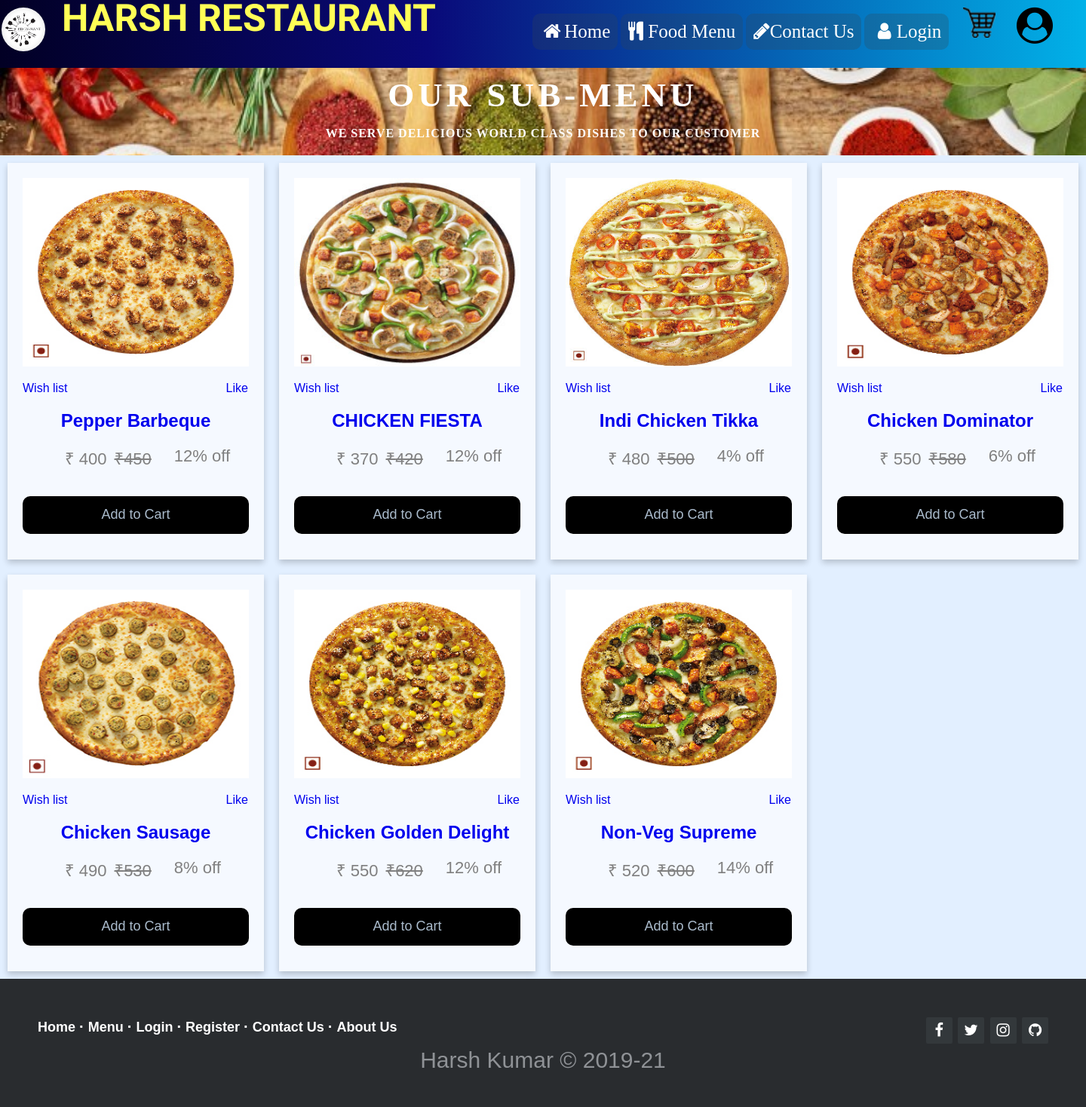
/submenu.php?mid=3 (signed in), run on the app's committed database.
### tables this page shows
CREATE TABLE `products` (
  `pid` int(10) NOT NULL,
  `pname` varchar(30) NOT NULL,
  `price` smallint(50) NOT NULL,
  `oldprice` int(10) NOT NULL,
  `pimage` varchar(100) NOT NULL,
  `mid` int(10) DEFAULT NULL
);

### submenu.php (the view, shortened to what this page needs)
<?php
$conn=mysqli_connect('localhost','root','','project');
?>
<!DOCTYPE html>
<html>
	<head>
		<link rel="stylesheet" href="style.css?version=51">
		<link rel="stylesheet" type="text/css" href="css/styles.css?version=51">
		<link rel="stylesheet" href="https://cdnjs.cloudflare.com/ajax/libs/font-awesome/4.7.0/css/font-awesome.min.css">
		</head>
		<body class="food">
			<header>
				<nav style="width: 100%; border-radius: 0 0 0 0; height: 70px;">
					<a href="index.html"><div class="logo"> <img src="images/logo.jpg" alt="Logo"><p style="font-family: 'Baloo Paaji 2', cursive; font-size: 50px; margin-top:-15px;
">Harsh Restaurant</p></div></a>
					<div class="menu">
						<ul class="ul">
							<li class="li"><a href="profile.php"><i class="fa fa-fw fa-home"></i>Home</a></li>
							<li class="li"><a href="foodMenu.php"><i class="fa fa-cutlery" aria-hidden="true"></i> Food Menu</a></li>
							<li class="li"><a href="ContactUs.php"><i class="fa fa-pencil" aria-hidden="true"></i>Contact Us</a></li>
							<li class="li"><a href="login.php"><i class="fa fa-fw fa-user"></i>Login</a></li>
							<a href="cart.php" id="cart" title="<?php echo count($_SESSION['cart']); ?>" ><img src="cart-icon.png" height="40px;"></a>
							<a href="user.php" id="user"><i class="fa fa-user-circle fa-3x"aria-hidden="true" title="<?php echo $_SESSION['name'];?>"></i></a>
						</ul>
					</div>
				</nav>
			</header>
		<div class="menuAll">
			<h2 class="menu-head">Our <span>Sub-Menu</span></h2>
			<p id="serve">We Serve delicious world class dishes to our Customer</p>
<div class="contai" style="background-color: #E2EFFF;">
	<?php
		$mid=$_GET['mid'];
         $result = mysqli_query($conn,"SELECT * FROM products where mid='$mid'");
		while($row = mysqli_fetch_assoc($result)){
    ?>
	<div class="card">
  <img src=<?php echo $row['pimage'];?> alt="Product_Image" width="300px" height="250px">
  <div class="navigation_bar">
        <ul style="list-style-type: none; display: flex;">
            <li><a href="#" style="text-decoration: none; margin-left:-40px;">Wish list</a></li>
            <li><a href="#" style="text-decoration: none; margin-left: 210px;">Like</a></li>
     	</ul>
   </div>
  <h2><a href="#" style="text-decoration: none;"><?php echo $row['pname'];?></a></h2>
  <div class="prices"><span class="price" style="margin-left: 50px;">&nbsp;&#8377; <?php echo $row['price'];?></span><p class="price" style="margin-top: 0px; margin-left: 10px;"><del>&#8377;<?php echo $row['oldprice'];?></del></p><p class="price"style="margin-top: 0px; margin-left:30px;"><?php $original = $row['oldprice'];
$sold_price = $row['price'];
$discount = $original-$sold_price;
$discountPercentage=($discount/$original)*100;
echo $dis=ceil($discountPercentage);
?>% off</p></div>
  <a href="add_cart.php?id=<?php echo $row['pid'];?>&mid=<?php echo $mid;?>" style="text-decoration: none;"><button>Add to Cart</button></a>
</div>
<?php } ?>
</div>
<footer class="footer-distributed">
            <div class="footer-right">
                <a href="https://www.facebook.com/harsh.arya.mgr"><i class="fa fa-facebook"></i></a>
                <a href="https://twitter.com/harsh_mgr"><i class="fa fa-twitter"></i></a>
                <a href="https://www.instagram.com/harsh.mgr/"><i class="fa fa-instagram"></i></a>
                <a href="https://github.com/harshmgr"><i class="fa fa-github"></i></a>
            </div>
            <div class="footer-left">
                <p class="footer-links">
                    <a class="link-1" href="index.php">Home</a>
                    <a href="foodMenu.php">Menu</a>
                    <a href="login.php">Login</a>
                    <a href="register.php">Register</a>
                    <a href="contactUs.php">Contact Us</a>
                    <a href="aboutUs.php">About Us</a>
                </p>
                <p style="text-align: center; font-size: 30px;">Harsh Kumar &copy; 2019-21</p>
            </div>
        </footer>
	</div>
</body>
</html>

### style.css (style rules this page uses)
html,body { height: 100%; width: 100%; padding: 0px; margin: 0px; }
nav { position: fixed; top:0; left: 0; right: 0; height: 60px; margin:auto; padding: 10px 90px; background-image: linear-gradient(90deg, #020024 0%, #090979 35%, #00d4ff 100%); z-index: 100; }
nav .logo { padding:0; height: 100px; float: left; font-size: 24px; font-weight: bold; text-transform: uppercase; color: #fff; }
nav .logo img { float:left; width: 10%; border-radius: 50%; }
nav .logo p { margin-top: 8px; margin-left: 80px; font-size: 30px; color:#ffff56; }
.menu ul { float: right; margin-right: 200px; list-style: none; }
.menu ul li { display: inline-block; padding: 5px; border: 2px solid #985986; }
.menu ul li a { display: inline-block; text-decoration: none; color: #fff; font-family: big john; }
button { width: 260px; height: 50px; background:#1988e0; border-radius: 10px; margin:14px auto; display: block; font-family: "Montserrat",sans-serif; font-size: 16px; border:none; color: white; }
.food { background-image: url("food_bg.jpg"); background-size: cover; }
.menu-head { font-family: poppins; text-transform: uppercase; text-align :center; color:#fff; font-size: 45px; letter-spacing: 5px; margin: 25px 0 0; }
.menu-head span { color: #000000; }
.menuAll { margin-top: 100px; }
#serve { font-family: poppins; text-transform: uppercase; text-align: center; font-weight: bold; color: #fff; letter-spacing: 1px; margin-bottom: 20px; }

### css/styles.css (style rules this page uses)
.logo { margin-left: -88px; }
.menu { margin: 0; padding: 0px; }
.menu .ul { margin-top: 0px; }
.menu .ul .li { height: 28px; background-color: #3454; border: none; padding: 10px; border-radius: 10px; }
.menu .ul .li a { font-size: 25px; }
.menu-head span { color: white; }
#cart { padding-left: 10px; text-decoration: none; margin-left: 5px; margin-right: 10px; }
#user { position: absolute; padding-left: 18px; color: black; float: right; }
.card { background-color: #fffa; box-shadow: 0 4px 8px 0 rgba(0, 0, 0, 0.2); max-width: 300px; margin: auto; text-align: center; font-family: arial; margin: 10px; padding: 20px; }
.price { color: grey; font-size: 22px; }
.card button { border: none; outline: 0; padding: 12px; color: #abc; background-color: #000; text-align: center; cursor: pointer; width: 100%; font-size: 18px; }
.contai { display: grid; grid-template-columns: auto auto auto auto; }
footer { font-family: Roboto; }
.footer-distributed { background-color: #292c2f; box-shadow: 0 1px 1px 0 rgba(0, 0, 0, 0.12); box-sizing: border-box; width: 100%; text-align: left; font: normal 16px sans-serif; padding: 45px 50px; }
.footer-distributed .footer-left p { color: #8f9296; font-size: 14px; margin: 0; }
.footer-distributed p.footer-links { font-size: 18px; font-weight: bold; color: #ffffff; margin: 0 0 10px; padding: 0; transition: ease .25s; }
.footer-distributed p.footer-links a { display: inline-block; line-height: 1.8; text-decoration: none; color: inherit; transition: ease .25s; }
.footer-distributed .footer-links a:before { content: "·"; font-size: 20px; left: 0; color: #fff; display: inline-block; padding-right: 5px; }
.footer-distributed .footer-links .link-1:before { content: none; }
.footer-distributed .footer-right { float: right; margin-top: 6px; max-width: 180px; }
.footer-distributed .footer-right a { display: inline-block; width: 35px; height: 35px; background-color: #33383b; border-radius: 2px; font-size: 20px; color: #ffffff; text-align: center; line-height: 35px; margin-left: 3px; transition:all .25s; }
.prices { display: flex; flex-direction: row; }

### data on the page
products: pimage (picture), pname "Pepper Barbeque", price "400", oldprice "450", oldprice+price "12"
products: pimage (picture), pname "CHICKEN FIESTA", price "370", oldprice "420", oldprice+price "12"
products: pimage (picture), pname "Indi Chicken Tikka", price "480", oldprice "500", oldprice+price "4"
products: pimage (picture), pname "Chicken Dominator", price "550", oldprice "580", oldprice+price "6"
products: pimage (picture), pname "Chicken Sausage", price "490", oldprice "530", oldprice+price "8"
products: pimage (picture), pname "Chicken Golden Delight", price "550", oldprice "620", oldprice+price "12"
products: pimage (picture), pname "Non-Veg Supreme", price "520", oldprice "600", oldprice+price "14"
